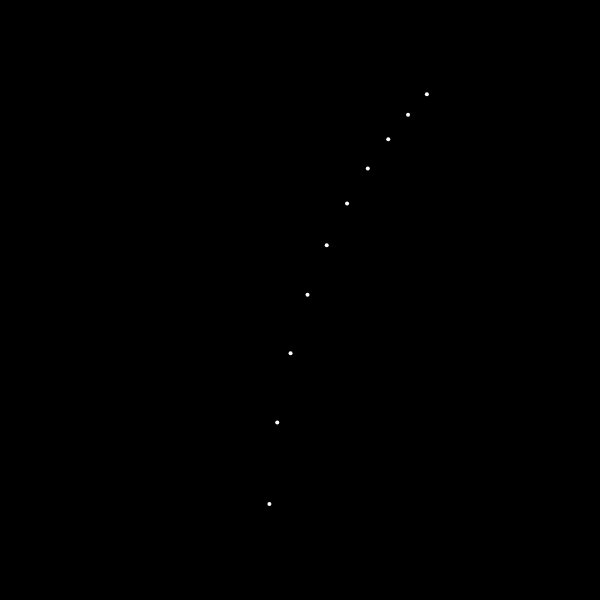
Frame 1 (no input)
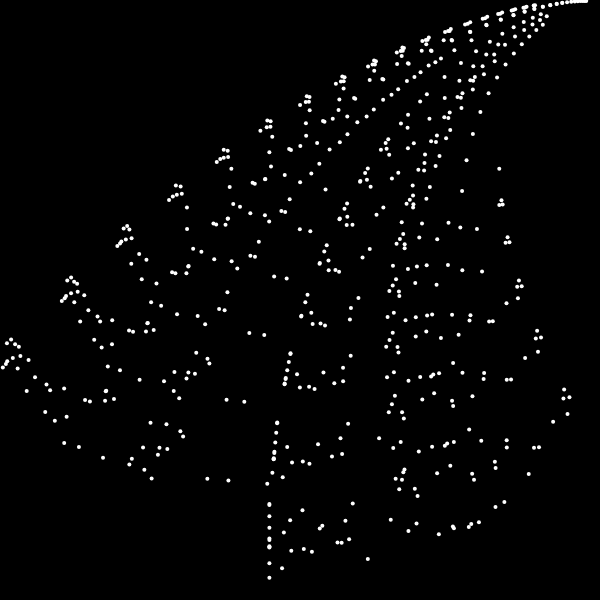
Frame 60 (no input)
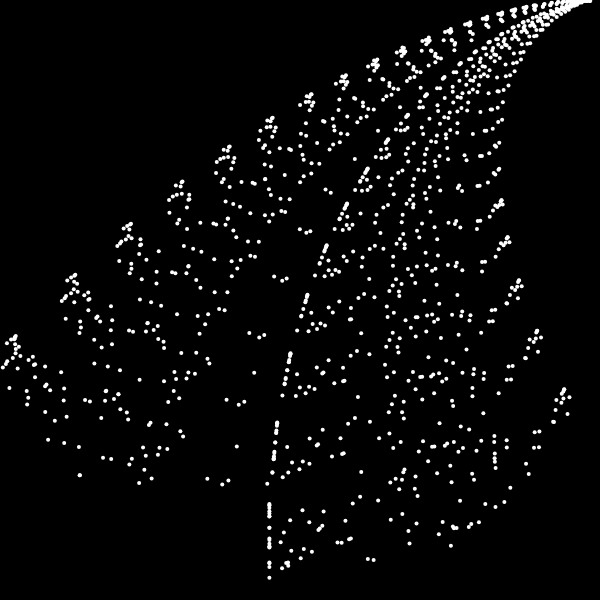
Frame 120 (the mouse pressed at the canvas centre since frame 60)

The p5.js sketch that drew these frames (run headless with seeded random() and noise() and a simulated clock; from frame 60 on, the mouse is pressed at the canvas centre):

// p5.js sketch
// ── sketch.js
function setup() {
	createCanvas(600, 600);
	background(0);
	//make variables to start draw
    x = 0;
    y = 0;
   
}


function updatePosision(){

	var nextX , nextY;
	var ran = random(1);
	if(ran<0.01){
		nextX = 0;
		nextY = 0.16 *y;
	}
	else if ( ran < 0.86){
        nextX = 0.85 *x  + 0.04 *y;
        nextY = -0.04 * x + 0.85*y + 1.6;
	}
	else if ( ran < 0.93){
		nextX = 0.2*x  - 0.26*y;
		nextY = 0.23*x  + 0.22* y +1.6;
	}
	else {
		nextX = -0.15*x + 0.28*y;
		nextY = 0.26*x + 0.24*y + 0.44;
	}


    x = nextX;
    y = nextY;


}
function drawPoint(){
    stroke('white');
    strokeWeight(4);
    px = map(x , -2.2 , 2.7, 0 , width);
    py = map(y , 0, 10 , height , 0);
    // print(px , py);
    point(px, py);

}

function draw() {
	for(var i = 0 ; i<10 ; i++) {


        updatePosision();
        drawPoint();
    }




}
